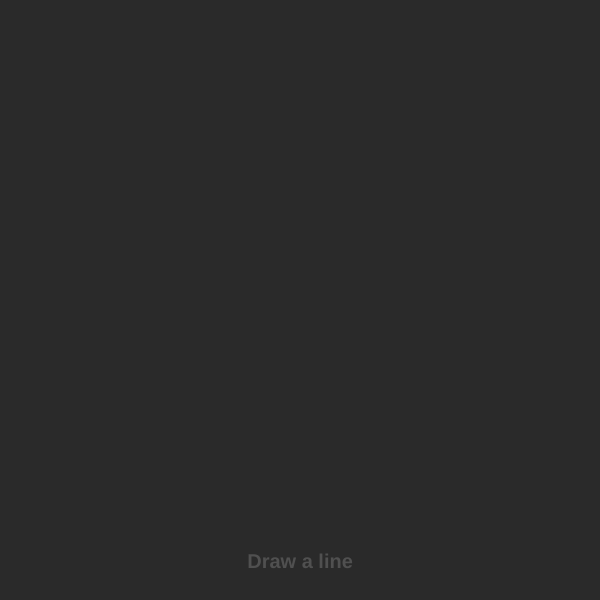
Frame 1 (no input)
Frame 60 (no input): identical to frame 1, image omitted
Frame 120 (the mouse pressed at the canvas centre since frame 60): blank canvas, image omitted

The p5.js sketch that drew this single still picture (run headless with seeded random() and noise() and a simulated clock; from frame 60 on, the mouse is pressed at the canvas centre):

// p5.js sketch
// ── sketch.js
const points = [];
let simplified = []; // Indices of original points to keep

let isRecordingLine = false;

let epsilonSlider;
let epsilon;

function setup() {
  createCanvas(600, 600);
  pixelDensity(1);
  
  createP('Epsilon').style('margin-bottom', '0.5rem');
  epsilonSlider = createSlider(0, 1, 0.5, 0.001).style('width', '20rem');
}

function draw() {
  background(42);
  
  epsilon = pow(epsilonSlider.value(), 6) * width/2;
  
  noStroke();
  fill(80);
  textSize(20);
  textAlign(CENTER);
  textStyle(BOLD);
  let msg = 'Draw a line';
  if (points.length > 0) {
    if (isRecordingLine) {
      msg = `${points.length}`;
    } else {
      msg = `${simplified.length} / ${points.length} (${round(100 * simplified.length/points.length)}%)`;
    }
  }
  text(msg, width/2, height - 32);
  
  if (points.length > 0) {
    noFill();
    strokeWeight(isRecordingLine ? 4 : 1);
    stroke(isRecordingLine ? 255 : 80);
    beginShape();
    points.forEach(p => vertex(p.x, p.y));
    endShape();
    
    if (!isRecordingLine) {
      rdpSimplification();
      
      strokeWeight(4);
      stroke(255);
      beginShape();
      simplified.forEach(i => vertex(points[i].x, points[i].y));
      endShape();
    }
  }
}

function rdpSimplification() {
  const pairs = [[0, points.length - 1]];

  simplified = [...pairs[0]];

  while (pairs.length > 0) {
    const [iStart, iEnd] = pairs.shift();
    let iFurthest = findFurthest(iStart, iEnd);
    
    if (iFurthest !== null) {
      pairs.unshift([iStart, iFurthest], [iFurthest, iEnd]);
      
      simplified.push(iFurthest);
    }
  }
  
  simplified.sort((a, b) => a - b);
}

function findFurthest(iStart, iEnd) {
  if (iStart >= iEnd - 1) {
    return null;
  }
  
  const a = points[iStart];
  const b = points[iEnd];
  const ab = p5.Vector.sub(b, a);
  
  let record = -Infinity;
  let iRecord = -1;
  for (let i = iStart + 1; i < iEnd; i++) {
    const p = points[i];
    const ap = p5.Vector.sub(p, a);
    const dist = ap.mag() * abs(sin(ab.angleBetween(ap)));
    
    if (dist > record) {
      record = dist;
      iRecord = i;
    }
  }
  
  if (record < epsilon) {
    return null;
  }
  
  return iRecord;
}

function mousePressed() {
  if (mouseX >= 0 && mouseX < width && mouseY >= 0 && mouseY < height) {
    isRecordingLine = true;
    points.length = 0;
    points.push(createVector(mouseX, mouseY));
  }
}

function mouseDragged() {
  if (isRecordingLine) {
    if (mouseX >= 0 && mouseX < width && mouseY >= 0 && mouseY < height) {
      points.push(createVector(mouseX, mouseY));
    } else {
      isRecordingLine = false;
    }
  }
}

function mouseReleased() {
  if (isRecordingLine) {
    points.push(createVector(mouseX, mouseY));
    isRecordingLine = false;
  }
}
